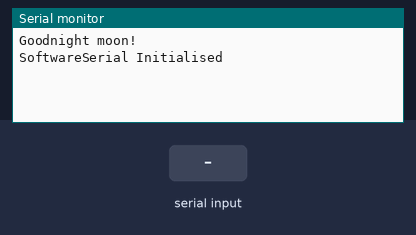
The sketch below on a simulated Arduino Uno, built with avr-gcc and run on an emulated ATmega328P. Parts: the last lines printed to the serial monitor. The test bench sets the inputs (shaded band).

Above: at 1.2 s.
1.3 s: "1" received over the second serial link
At 1.9 s:
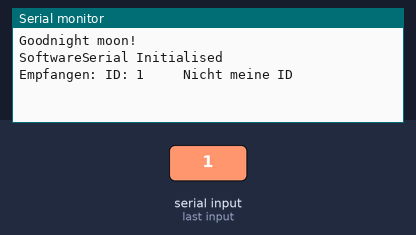
2.8 s: "2" received over the second serial link
At 4.0 s:
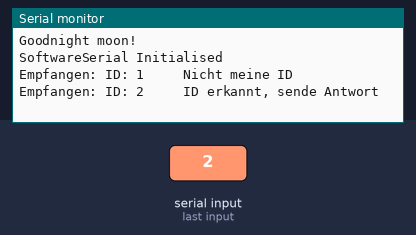
4.3 s: "0" received over the second serial link
At 5.4 s:
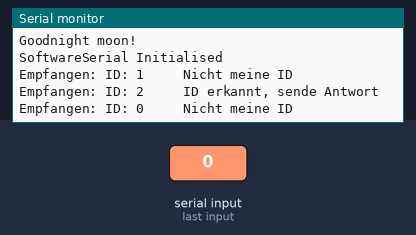

The sketch:

NanoSSIDResponse.ino
```cpp
#include <SoftwareSerial.h>

SoftwareSerial mySerial(8, 11); // RX, TX

char ID = '2';


void setup() {
  // Open serial communications and wait for port to open:
  Serial.begin(9600);
  while (!Serial) {
    ; // wait for serial port to connect. Needed for native USB port only
  }
  Serial.println("Goodnight moon!");

  // set the data rate for the SoftwareSerial port
  mySerial.begin(9600);
  Serial.println("SoftwareSerial Initialised");
}

void loop() {
  char gelesen, data;
  if (mySerial.available()) {
    Serial.print("Empfangen: ");
    gelesen = mySerial.read();
    Serial.print("ID: ");
    Serial.print(gelesen);
    delay(25);
    if (mySerial.available()) {
      data = mySerial.read();
      Serial.print(" Data: ");
      Serial.print(data);
    }
    else {
      data = 'x';
    }

    if (gelesen == ID) {
      Serial.println("     ID erkannt, sende Antwort");
      mySerial.write(data);
    } else {
      Serial.println("     Nicht meine ID");
    }
  }

}
```

Measured:
- after the input at 1.3 s, the serial monitor: prints a new line at once (image 1)
- after the input at 2.8 s, the serial monitor: prints a new line at once (image 2)
- after the input at 4.3 s, the serial monitor: prints a new line at once (image 3)
